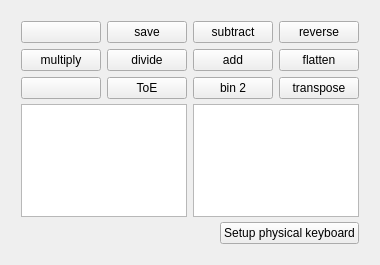
<?xml version="1.0" encoding="UTF-8"?>
<ui version="4.0">
 <class>Widget</class>
 <widget class="QWidget" name="Widget">
  <property name="geometry">
   <rect>
    <x>0</x>
    <y>0</y>
    <width>277</width>
    <height>265</height>
   </rect>
  </property>
  <property name="maximumSize">
   <size>
    <width>554</width>
    <height>666</height>
   </size>
  </property>
  <property name="windowTitle">
   <string>BinButton v 0.2</string>
  </property>
  <layout class="QGridLayout" name="gridLayout_2">
   <item row="0" column="0">
    <layout class="QVBoxLayout" name="verticalLayout" stretch="0,0,0">
     <property name="spacing">
      <number>5</number>
     </property>
     <property name="sizeConstraint">
      <enum>QLayout::SetNoConstraint</enum>
     </property>
     <property name="leftMargin">
      <number>10</number>
     </property>
     <property name="topMargin">
      <number>10</number>
     </property>
     <property name="rightMargin">
      <number>10</number>
     </property>
     <property name="bottomMargin">
      <number>10</number>
     </property>
     <item>
      <layout class="QGridLayout" name="gridLayout">
       <item row="4" column="1">
        <widget class="QPushButton" name="buttonToE">
         <property name="text">
          <string>ToE</string>
         </property>
        </widget>
       </item>
       <item row="4" column="3">
        <widget class="QPushButton" name="buttonTranspose">
         <property name="text">
          <string>transpose</string>
         </property>
        </widget>
       </item>
       <item row="2" column="2">
        <widget class="QPushButton" name="buttonAdd">
         <property name="text">
          <string>add</string>
         </property>
        </widget>
       </item>
       <item row="1" column="3">
        <widget class="QPushButton" name="buttonReverse">
         <property name="text">
          <string>reverse</string>
         </property>
        </widget>
       </item>
       <item row="2" column="1">
        <widget class="QPushButton" name="buttonDivide">
         <property name="text">
          <string>divide</string>
         </property>
        </widget>
       </item>
       <item row="2" column="3">
        <widget class="QPushButton" name="buttonFlatten">
         <property name="text">
          <string>flatten</string>
         </property>
        </widget>
       </item>
       <item row="1" column="1">
        <widget class="QPushButton" name="buttonSave">
         <property name="text">
          <string>save</string>
         </property>
        </widget>
       </item>
       <item row="1" column="2">
        <widget class="QPushButton" name="buttonSubstract">
         <property name="text">
          <string>subtract</string>
         </property>
        </widget>
       </item>
       <item row="4" column="2">
        <widget class="QPushButton" name="buttonBin">
         <property name="text">
          <string>bin 2</string>
         </property>
        </widget>
       </item>
       <item row="2" column="0">
        <widget class="QPushButton" name="buttonMultiply">
         <property name="text">
          <string>multiply</string>
         </property>
        </widget>
       </item>
       <item row="1" column="0">
        <widget class="QPushButton" name="pushButton">
         <property name="text">
          <string/>
         </property>
        </widget>
       </item>
       <item row="4" column="0">
        <widget class="QPushButton" name="pushButton_2">
         <property name="text">
          <string/>
         </property>
        </widget>
       </item>
      </layout>
     </item>
     <item>
      <layout class="QHBoxLayout" name="horizontalLayout_4">
       <item>
        <widget class="QPlainTextEdit" name="plainTextEdit">
         <property name="minimumSize">
          <size>
           <width>80</width>
           <height>80</height>
          </size>
         </property>
        </widget>
       </item>
       <item>
        <widget class="QPlainTextEdit" name="plainTextEdit_2">
         <property name="plainText">
          <string/>
         </property>
        </widget>
       </item>
      </layout>
     </item>
     <item>
      <layout class="QHBoxLayout" name="horizontalLayout">
       <item>
        <spacer name="horizontalSpacer">
         <property name="orientation">
          <enum>Qt::Horizontal</enum>
         </property>
         <property name="sizeHint" stdset="0">
          <size>
           <width>40</width>
           <height>20</height>
          </size>
         </property>
        </spacer>
       </item>
       <item>
        <widget class="QPushButton" name="buttonSerialSetup">
         <property name="text">
          <string>Setup physical keyboard</string>
         </property>
        </widget>
       </item>
      </layout>
     </item>
    </layout>
   </item>
  </layout>
 </widget>
 <layoutdefault spacing="6" margin="11"/>
 <resources/>
 <connections/>
</ui>
